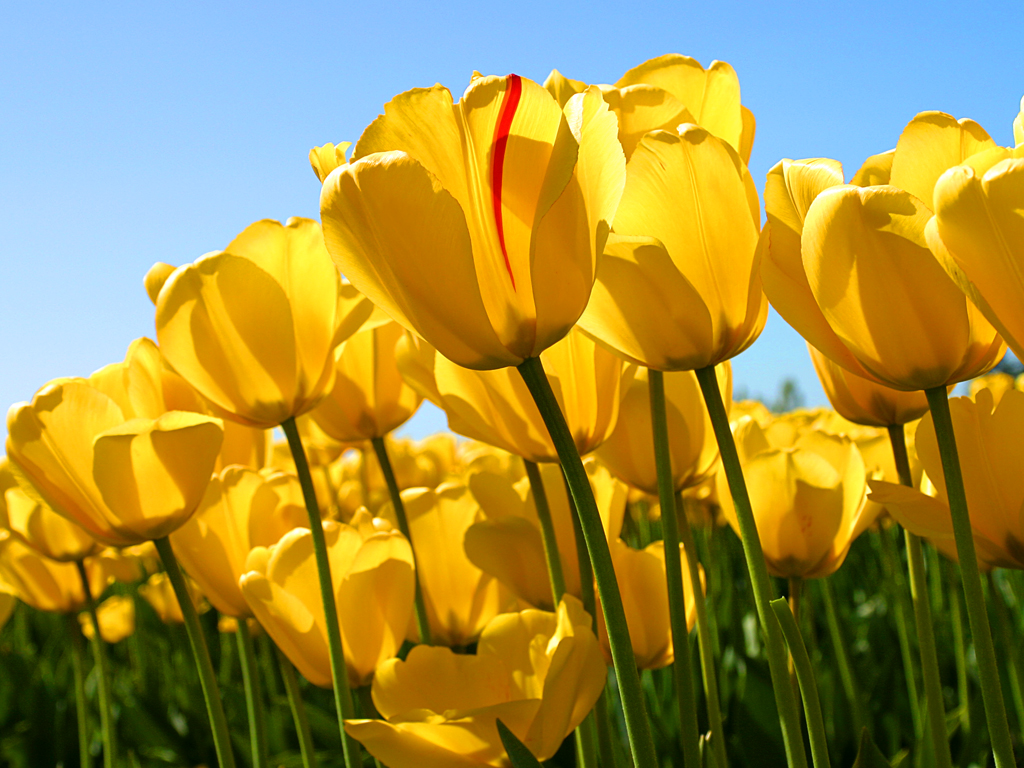
#> input picture Assignment-1A-ProjectManagement-BuildTools/Source/Python Project/pythonLibraryUsage/tulips.jpg, 1024 x 768 px
$ python libraryExample.py
#> lines starting #> are read from the running program, lines starting #| are printed output that depends on the picture
__author__ = "Moulika Chadalavada"

import PIL.Image as Image

img=Image.open("tulips.jpg")
#> img is the input picture: PIL image 1024x768 RGB; mean R, G, B 161.3, 143.3, 66.7
print(img.size)
#| (1024, 768)
print(img.format)
#| JPEG

area=(200,200,400,575)
cropped_img= img.crop(area)
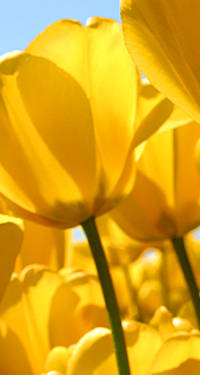
#> cropped_img: PIL image 200x375 RGB; mean R, G, B 217, 163.9, 24.9

img.show()
cropped_img.show()
